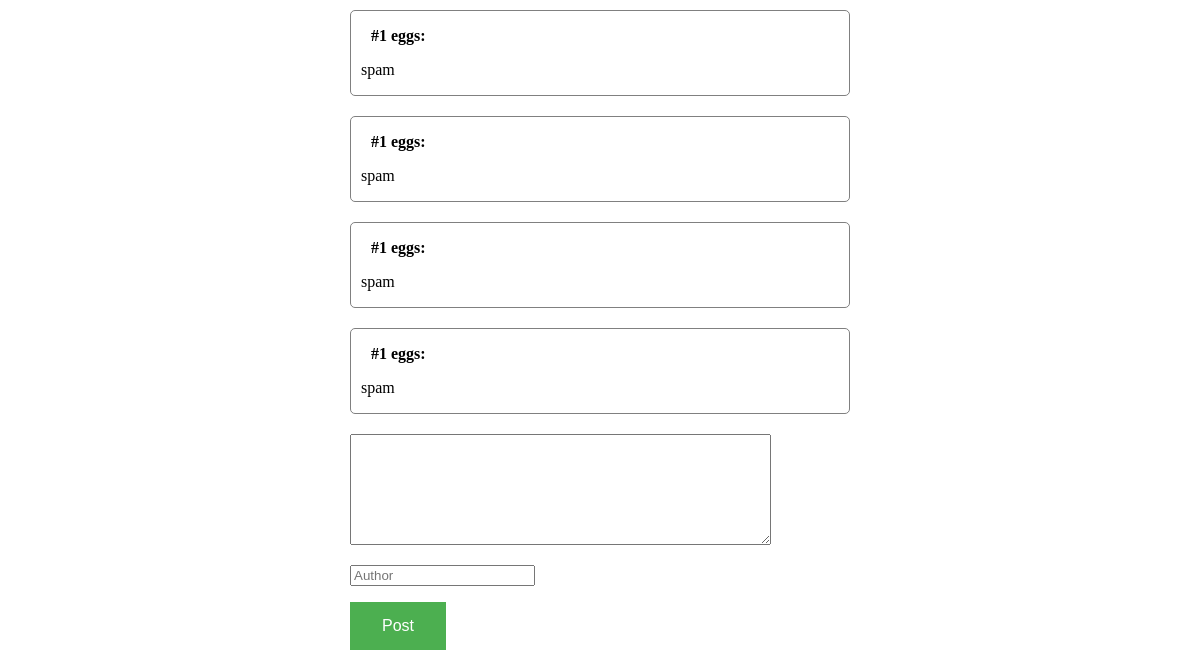
Before: /blog/1/ (lower part) with the older database file.
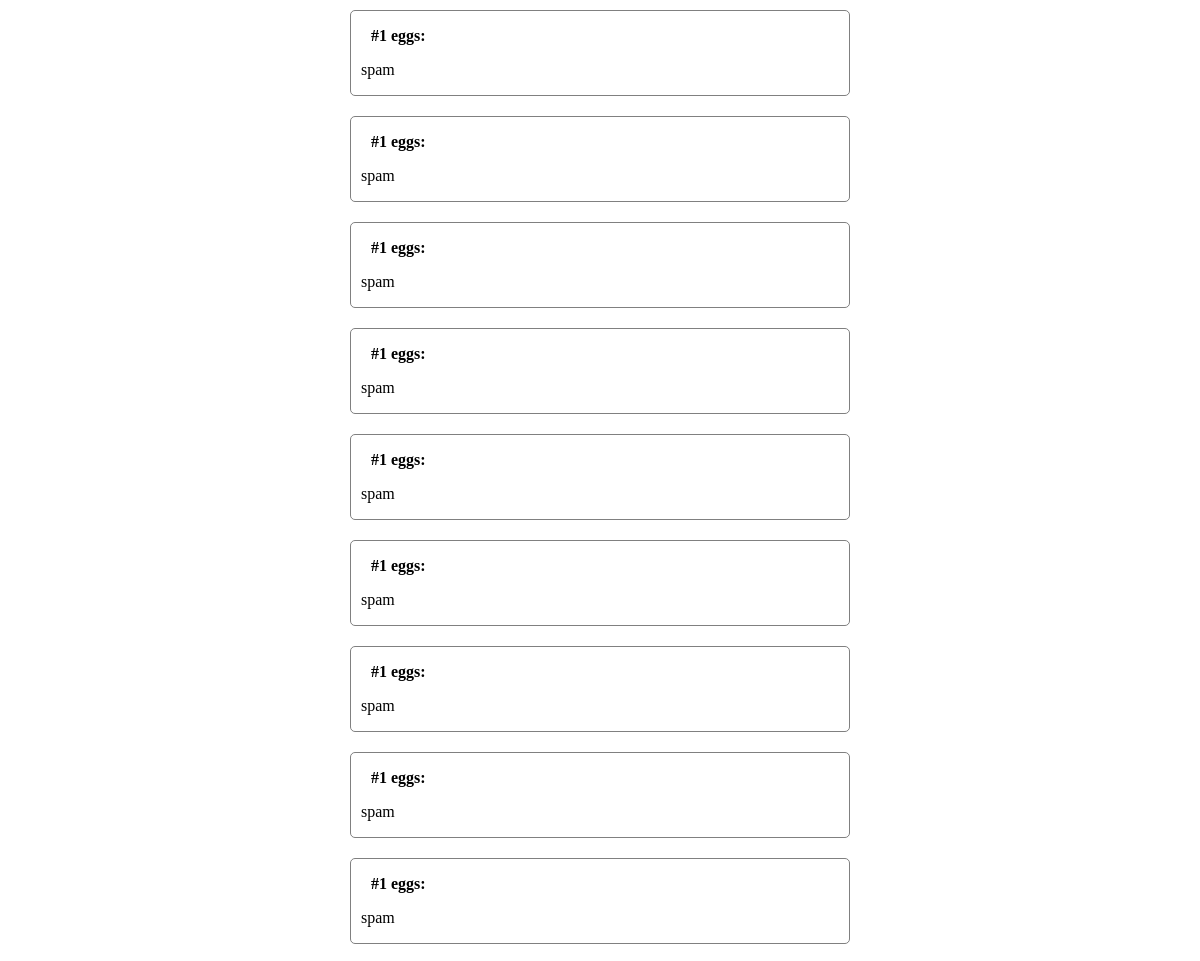
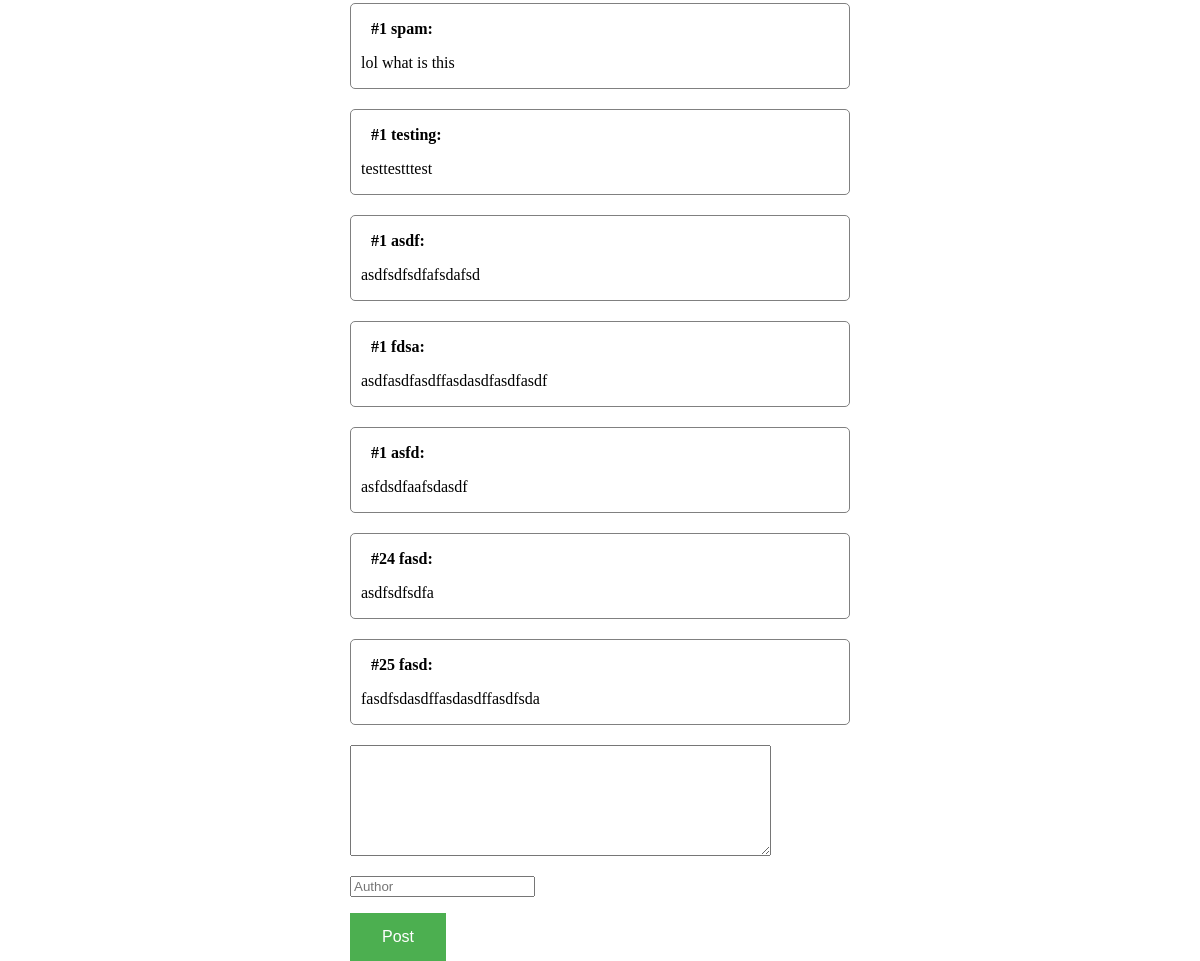
After: the same page with the newer database file (2 pictures, top to bottom).
### blog/models.py (models this page shows, shortened)
class Comment(models.Model):
    author = models.CharField(max_length=50)
    content = models.TextField()
    date = models.DateField(auto_now=True)
    post_id = models.ForeignKey(Article, on_delete=models.CASCADE)
    comment_id = models.IntegerField()

### blog/views.py (the view)
# urls.py: path('<int:id>/', article_detail_view, name='article-detail')
def article_detail_view(request, id):
    obj = get_object_or_404(Article, id=id)
    comments = Comment.objects.filter(post_id=id)
    if request.method == 'POST':
        comment_form = CommentModelForm(request.POST or None)
        if comment_form.is_valid():
            comment = comment_form.save(commit=False)
            comment.post_id = obj
            comment.comment_id = len(comments) + 1
            comment.save()
            comment_form = CommentModelForm()
            return redirect('.')
    else:
        comment_form = CommentModelForm()
    context = {
        'object': obj,
        'comments': comments,
        'comment_form': comment_form
    }
    return render(request, 'articles/article_detail.html', context)

### blog/forms.py
class CommentModelForm(forms.ModelForm):
    content = forms.CharField(
        label='',
        widget=forms.Textarea(
            attrs={
                'rows': 7,
                'cols': 50
            }
        )
    )
    author = forms.CharField(
        label='',
        widget=forms.TextInput(attrs={'placeholder': 'Author'})
    )
    class Meta:
        model = Comment
        fields = [
            'content',
            'author',
        ]

### blog/templates/articles/article_detail.html (shortened to what this page needs)
{% extends 'pages/base.html' %}
{% block content %}
<div class='content'>{{ object.content|linebreaks }}</p>
<div class='comment-section'>
    {% for comment in comments %}
    <div class='comment'>
        <p class='comment-author'>#{{ comment.comment_id }} {{ comment.author }}:</p>
        <p class='comment-content'>{{ comment.content }}</p>
    </div>
    {% endfor %}
</div>
<form id='comment-form' action='.' method='POST'> {% csrf_token %}
    {{ comment_form.as_p }}
    <input id='post-button' type='submit' value='Post'>
</form>
{% endblock %}

Changed rows visible on the page:
added Comment: comment_id "1", author "eggs", content "spam"
added Comment: comment_id "1", author "eggs", content "spam"
added Comment: comment_id "1", author "eggs", content "spam"
added Comment: comment_id "1", author "eggs", content "spam"
added Comment: comment_id "1", author "eggs", content "spam"
added Comment: comment_id "1", author "spam", content "lol what is this"
added Comment: comment_id "1", author "testing", content "testtestttest"
added Comment: comment_id "1", author "asdf", content "asdfsdfsdfafsdafsd"
added Comment: comment_id "1", author "fdsa", content "asdfasdfasdffasdasdfasdfasdf"
added Comment: comment_id "1", author "asfd", content "asfdsdfaafsdasdf"
added Comment: comment_id "24", author "fasd", content "asdfsdfsdfa"
added Comment: comment_id "25", author "fasd", content "fasdfsdasdffasdasdffasdfsda"
